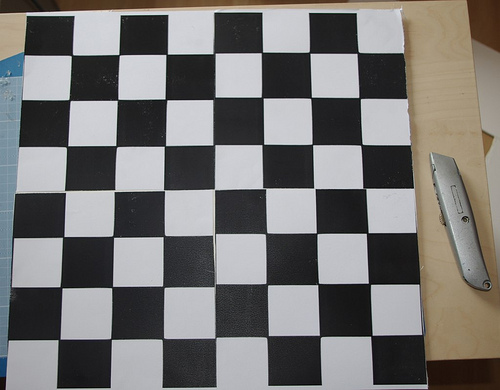
//> input picture RealBoardExample.jpg, 500 x 390 px
$ ./main RealBoardExample.jpg CheckersTestImg.png   (built with g++ and OpenCV 4)
//> lines starting //> are read from the running program, lines starting //| are printed output that depends on the picture; after the words box and inside, x2 and y2 are one past the last pixel; in counts of white or black regions, pixels touching at a corner belong together
### PieceRecognition.cpp
/**
 * @file PieceRecognition.cpp
 * @author EMNEM
 * @brief
 * @version 0.1
 * @date 2022-10-02
 *
 * C++ implementation of piece_recognition.py
 */

#include <vector>
#include <iostream>
#include <opencv2/opencv.hpp>
#include "PieceRecognition.h"

//////////////////////////////// Cluster Definitions /////////////////////////////////////
Cluster::Cluster() {
    red = 0;
    blue = 0;
    yellow = 0;
    isBlue = false;
    isKing = false;
    isValid = false;
    xSum = 0;
    ySum = 0;
    x = 0;
    y = 0;
}

void Cluster::addPoint(Point& p) {
    // Add point to list and update sums
    points.push_back(p);
    xSum += p.x;
    ySum += p.y;
    // Check color and add to appropriate counter
    if(p.type == RED) {
        red += 1;
    }
    else if(p.type == BLUE) {
        blue += 1;
    }
    else {
        yellow += 1;
    }
}

bool Cluster::checkRange(Point& p1) {
    bool found = false;
    // Check for close points until one is found
    // BREAKS WHEN POINT IS FOUND
    for(Point& p2 : points) {
        // Check if points are same color or one is yellow
        if(p2.type == YELLOW || p1.type == YELLOW || p2.type == p1.type) {
            // Check distance
            int xDiff = p2.x - p1.x;
            int yDiff = p2.y - p1.y;
            if(xDiff*xDiff + yDiff*yDiff < CLUSTER_MAX_DISTANCE_SQUARE) {
                // Point is within range
                addPoint(p1);
                found = true;
                break;
            }
        }
    }
    // Return whether close point was found
    return found;
}

bool Cluster::finalize() {
    // Check total number of points
    int totalPoints = red + blue + yellow;
    if(totalPoints < CLUSTER_MIN_POINTS) {
        // Not enough points to be piece
        return false;
    }
    // Check color
    if(red > blue) {
        isBlue = false;
        if(red < CLUSTER_MIN_POINTS) {
            // Not enough red points to be piece
            return false;
        }
    }
    else {
        isBlue = true;
        if(blue < CLUSTER_MIN_POINTS) {
            // Not enough blue points to be piece
            return false;
        }
    }
    // Check for king
    if(yellow >= CLUSTER_KING_MIN_POINTS) {
        isKing = true;
    }
    else {
        isKing = false;
    }
    // Calculate center
    x = xSum / totalPoints;
    y = ySum / totalPoints;
    isValid = true;
    return true;
}

//////////////////////////////// ImageState Definitions /////////////////////////////////////
// [39 lines left out: functions countRedKingsOnBoard, countBlueKingsOnBoard, countRedKingsOffBoard, countBlueKingsOffBoard, not called in this run]

bool ImageState::generateBoardstate(cv::Mat& img) {
    // Get points
    std::vector<std::vector<Point>> points;
    getPointsInImage(img, points);
    std::vector<Point> bluePoints = points.back();
    points.pop_back();
    std::vector<Point> redPoints = points.back();
    points.pop_back();
    // Clusterize
    std::vector<Cluster> blueClusters;
    clusterize(bluePoints, true, blueClusters);
    std::vector<Cluster> redClusters;
    clusterize(redPoints, false, redClusters);
    bool valid = generateBoardState(redClusters, blueClusters);
    isValidState = valid;
    // check if the move was legal here
    bool wasLegalMove = true;
    if(valid && wasLegalMove) {
        lastValidBoardState = boardState;
        return true;
    }
    else {
        return false;
    }
}

bool ImageState::generateBoardState(std::vector<Cluster>& redClusters, std::vector<Cluster>& blueClusters) {
    bool success = true;
    // Red Pieces
    for(Cluster& c : redClusters) {
        CheckersPiece cp;
        cp.isBlue = false;
        cp.isKing = c.isKing;
        cp.x = c.x;
        cp.y = c.y;
        cp.onBoard = edgeX[0] < cp.x && cp.x < edgeX[1] && edgeY[0] < cp.y && cp.y < edgeY[1];
        if(cp.onBoard)
            redPiecesOnBoard.push_back(cp);
        else
            redPiecesOffBoard.push_back(cp);
    }
    // Blue Pieces
    for(Cluster& c : blueClusters) {
        CheckersPiece cp;
        cp.isBlue = true;
        cp.isKing = c.isKing;
        cp.x = c.x;
        cp.y = c.y;
        cp.onBoard = edgeX[0] < cp.x && cp.x < edgeX[1] && edgeY[0] < cp.y && cp.y < edgeY[1];
        if(cp.onBoard)
            bluePiecesOnBoard.push_back(cp);
        else
            bluePiecesOffBoard.push_back(cp);
    }
    // Check positions on board
    char pos[8][8];
    for(int i = 0; i < 8; i++) {
        for(int j = 0; j < 8; j++) {
            pos[i][j] = '.';
        }
    }
    for(CheckersPiece& p : redPiecesOnBoard) {
        std::cout << p.x << ", " << p.y << "\n";
        cv::Point2i coord = getBoardPos(p);
        if(coord.x == -1) {
            // Invaloid coordinate
            success = false;
        }
        else if(pos[coord.x][coord.y] == '.') {
            if(p.isKing) {
                pos[coord.x][coord.y] = 'R';
            }
            else {
                pos[coord.x][coord.y] = 'r';
            }
        }
        else {
            // Two pieces on same spot
            success = false;
        }
    }
    for(CheckersPiece& p : bluePiecesOnBoard) {
        cv::Point2i coord = getBoardPos(p);
        if(coord.x == -1) {
            // Invalid coordinate
            success = false;
        }
        if(pos[coord.x][coord.y] == '.') {
            if(p.isKing) {
                pos[coord.x][coord.y] = 'B';
            }
            else {
                pos[coord.x][coord.y] = 'b';
            }
        }
        else {
            // Two pieces on same spot
            success = false;
        }
    }
    // update boardsate string
    for(int i = 0; i < 8; i++) {
        for(int j = 0; j < 8; j++) {
            boardState = boardState + pos[i][j];
        }
        boardState = boardState + "\n";
    }
    return success;
}

bool ImageState::alignCamera(cv::Mat& img) {
    int cornerWidth = 7;
    int cornerHeight = 7;
    cv::Size boardSize(cornerWidth, cornerHeight);
    std::vector<cv::Point2f> corners;
    bool found = cv::findChessboardCorners(img, boardSize, corners, cv::CALIB_CB_ADAPTIVE_THRESH + cv::CALIB_CB_FAST_CHECK);
    if(!found) {
        // Could not find checkers board
        std::cout << "Did not find grid\n";
        return false;
    }
    // [21 lines of commented-out code are left out]
    float widthSum = 0;
    float heightSum = 0;
    float topSum = 0;
    float botSum = 0;
    float leftSum = 0;
    float rightSum = 0;
    for(int i = 0; i < boardSize.area(); i++) {
        // Check if corner is not on the right end
        if(i % 7 != 6) {
            widthSum += corners[i+1].x - corners[i].x;
        }
        else {
            rightSum += corners[i].x;
        }
        // Check if corner is on the left
        if(i % cornerWidth == 0) {
            leftSum += corners[i].x;
        }
        // Check if corner is not on the bottom
        if(i < boardSize.area() - cornerWidth) {
            heightSum += corners[i+cornerWidth].y - corners[i].y;
        }
        else {
            botSum += corners[i].y;
        }
        // Check if corner is on the top
        if(i < cornerWidth) {
            topSum += corners[i].y;
        }
    }
    // The number of heights and widths is 1 less than the number of corners found per edge
    float avgWidth = widthSum / 42;
    float avgHeight = heightSum / 42;
    avgSquareHeight = (int)avgWidth;
    avgSquareWidth = (int)avgHeight;
    // Extrapolate out to board edges, x and y from coordinates to board are switched
    edgeY[0] = (int)(leftSum / cornerHeight - avgWidth);
    edgeY[1] = (int)(rightSum / cornerHeight + avgWidth);
    edgeX[0] = (int)(topSum / cornerWidth - avgHeight);
    edgeX[1] = (int)(botSum / cornerWidth + avgHeight);
    return true;
}

// [22 lines left out: function getBoardPos, not called in this run]

//////////////////////////////// Global Method Definitions //////////////////////////////////
void getPointsInImage(cv::Mat& img, std::vector<std::vector<Point>>& pointsList) {
    // Split RGB channels
    cv::Mat bgr[3];
    cv::split(img, bgr);
    cv::Mat blueChannel, greenChannel, redChannel;
    bgr[0].convertTo(blueChannel, CV_32SC1);
    bgr[1].convertTo(greenChannel, CV_32SC1);
    bgr[2].convertTo(redChannel, CV_32SC1);
    // Filter
    cv::Mat blueFilter = blueChannel - redChannel - greenChannel;
    cv::Mat redFilter = redChannel - blueChannel - greenChannel;
    cv::Mat yellowFilter = 0.5 * (redChannel + greenChannel) - 2*blueChannel;
    // Find points
    int kernelSize = KERNEL_SIZE;
    int kernelArea = kernelSize * kernelSize;
    double filterCutoff = 160 * kernelArea;
    std::vector<Point> bluePoints;
    std::vector<Point> redPoints;
    for(int i = 0; i < 1088; i += kernelSize) {
        for(int j = 0; j < 1920; j += kernelSize) {
            cv::Mat blueSquare = blueFilter(cv::Rect(j, i, kernelSize, kernelSize));
            cv::Mat redSquare = redFilter(cv::Rect(j, i, kernelSize, kernelSize));
            cv::Mat yellowSquare = yellowFilter(cv::Rect(j, i, kernelSize, kernelSize));
            // Check for blue
            if(cv::sum(blueSquare)[0] > filterCutoff) {
                Point p;
                p.x = i + kernelSize/2;
                p.y = j + kernelSize/2;
                p.type = BLUE;
                bluePoints.push_back(p);
            }
            // Check for red
            else if(cv::sum(redSquare)[0] > filterCutoff) {
                Point p;
                p.x = i + kernelSize/2;
                p.y = j + kernelSize/2;
                p.type = RED;
                redPoints.push_back(p);
            }
            // Check for yellow
            else if(cv::sum(yellowSquare)[0] > filterCutoff) {
                Point p;
                p.x = i + kernelSize/2;
                p.y = j + kernelSize/2;
                p.type = YELLOW;
                bluePoints.push_back(p);
                redPoints.push_back(p);
            }
        }
    }
    // Add to vector and return
    pointsList.push_back(redPoints);
    pointsList.push_back(bluePoints);
    return;
}

void clusterize(std::vector<Point>& pList, bool isBlue, std::vector<Cluster>& finalClusters) {
    std::vector<Cluster> clusters;
    for(Point& p : pList) {
        // Go through all clusters and stop after finding one
        bool found = false;
        for(Cluster& c : clusters) {
            if(c.checkRange(p)) {
                c.addPoint(p);
                found = true;
                break;
            }
        }
        if(!found) {
            Cluster newCluster;
            newCluster.addPoint(p);
            clusters.push_back(newCluster);
        }
    }
    // Finish cluster calculation
    for(Cluster& c : clusters) {
        c.finalize();
        if(c.isValid && c.isBlue == isBlue) {
            finalClusters.push_back(c);
        }
    }
    return;
}

### main.cpp
/**
 * @file main.cpp
 * @author EMNEM
 * @brief
 * @version 0.1
 * @date 2022-10-02
 *
 * Tests Piece Recognition files
 */

#include <iostream>
#include <fstream>
#include <vector>
#include <opencv2/opencv.hpp>
#include "PieceRecognition.h"

// [62 lines left out: functions testClusterizing, testBoardAligner, not called in this run]

int testBoardString(int argc, char** argv) {
//> called with argc = 3
    // Check arguments
    if(argc != 3) {
        std::cout << "Must use exactly 2 arguments, the align file path and the image file path\n";
        return 0;
    }
    // Read images
    std::string alignFilename = argv[1];
    std::string stateFilename = argv[2];
    cv::Mat alignImg = cv::imread(alignFilename);
//> alignImg is the input picture: 390 rows x 500 cols, CV_8UC3; mean B, G, R 115.5, 117, 118.8
    if(alignImg.empty()) {
        std::cout << "Could not read file: " << alignFilename << "\n";
        return 0;
    }
    cv::Mat stateImg = cv::imread(stateFilename);
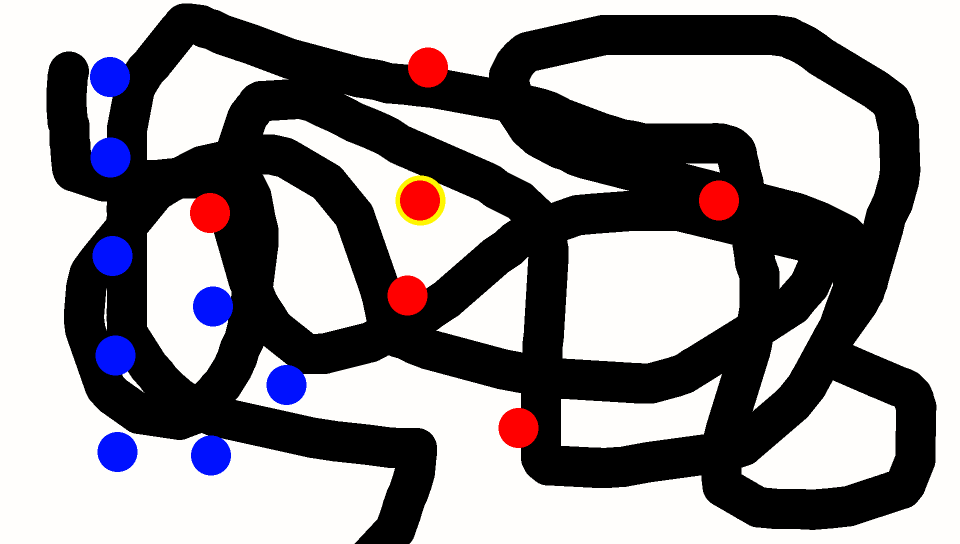
//> input picture CheckersTestImg.png, 1920 x 1088 px (shown at 1/2 size)
//> stateImg is the input picture: 1088 rows x 1920 cols, CV_8UC3; mean B, G, R 140.3, 137.2, 141.1
    if(stateImg.empty()) {
        std::cout << "Could not read file: " << stateFilename << "\n";
        return 0;
    }
    // Align board
    ImageState boardState;
    boardState.alignCamera(alignImg);
//> in alignCamera, `bool found = cv::findChessboardCorners(img, boardSize, corners, cv::CA..`: corners = 49 Points (x, y), first 12: [58.89, 339.5], [61.6, 287.8], [63.22, 236.9], [64.97, 191.5], [66.31, 147.1], [69.18, 99.74], [72.16, 55.04], [110.9, 338.8], [112, 287.3], [112.6, 236.2], [114.5, 190.7], [116.6, 146.5]; found = true
//> the loop in alignCamera, `for(int i = 0; i < boardSize.area(); i++)` made 49 passes
//> (widthSum, leftSum, heightSum, topSum) on pass 1: (2.72, 58.89, -0.685, 339.5)
//> after the loop in alignCamera, `for(int i = 0; i < boardSize.area(); i++)`: widthSum = -4.76; rightSum = 1501.2; leftSum = 1506; heightSum = -23.62; botSum = 1334; topSum = 1357.6
//> in alignCamera, `float avgWidth = widthSum / 42;`: avgWidth = -0.113
//> in alignCamera, `float avgHeight = heightSum / 42;`: avgHeight = -0.562
//> in alignCamera, `avgSquareHeight = (int)avgWidth;`: avgSquareHeight = 0
//> in alignCamera, `edgeY[0] = (int)(leftSum / cornerHeight - avgWidth);`: edgeY = [215, 0]
//> in alignCamera, `edgeY[1] = (int)(rightSum / cornerHeight + avgWidth);`: edgeY = [215, 214]
//> in alignCamera, `edgeX[0] = (int)(topSum / cornerWidth - avgHeight);`: edgeX = [194, 0]
//> in alignCamera, `edgeX[1] = (int)(botSum / cornerWidth + avgHeight);`: edgeX = [194, 190]
    // Get board state
    bool yay = boardState.generateBoardstate(stateImg);
//> in getPointsInImage, `cv::split(img, bgr);`:
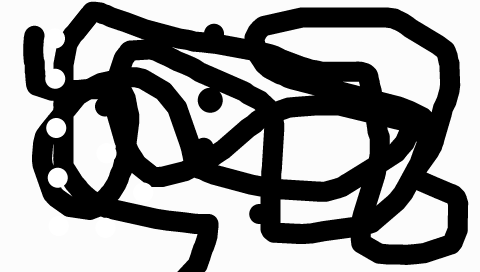
//> bgr[0]: 1088 rows x 1920 cols, CV_8UC1 (shown at 1/4 size); min 0, max 255, mean 140.3
//> in getPointsInImage, `cv::split(img, bgr);`:
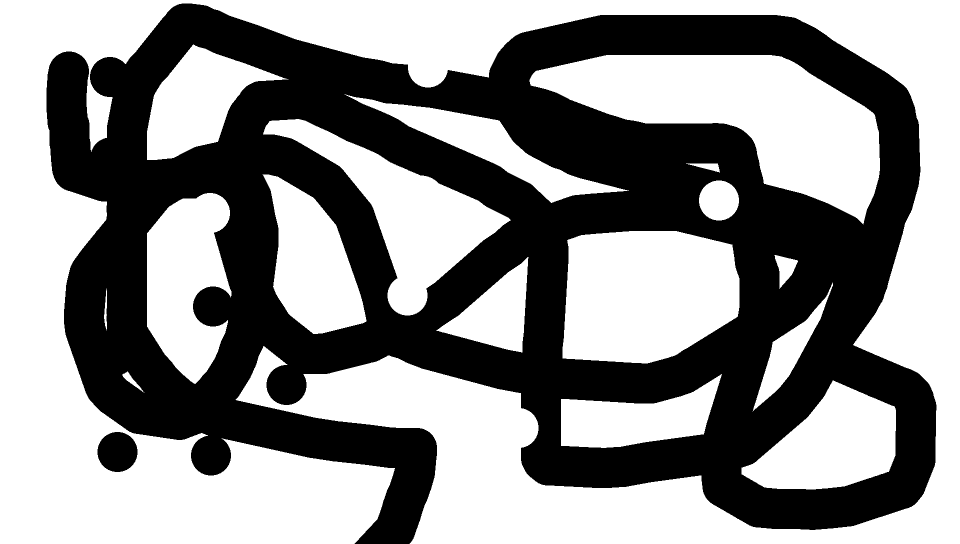
//> bgr[2]: 1088 rows x 1920 cols, CV_8UC1 (shown at 1/2 size); 55.3% white; 2 black regions, box (x1, y1, x2, y2) and area: (93, 7, 1873, 1088) 928357, (195, 864, 275, 944) 5027
//> in getPointsInImage, `bgr[0].convertTo(blueChannel, CV_32SC1);`:
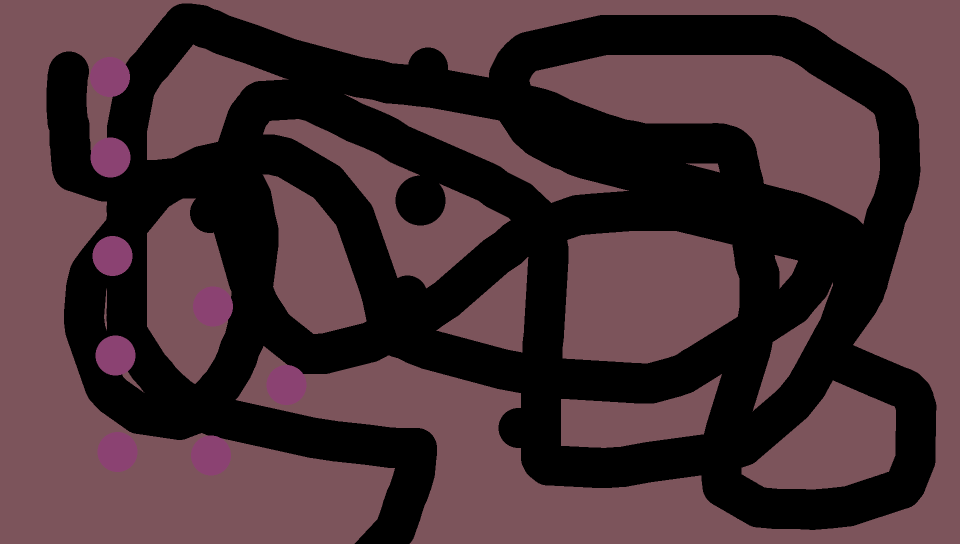
//> blueChannel: 1088 rows x 1920 cols, CV_32SC1 (shown at 1/2 size); 3 distinct labels, from 0 to 255; one colour per label, 0 black
//> in getPointsInImage, `bgr[1].convertTo(greenChannel, CV_32SC1);`:
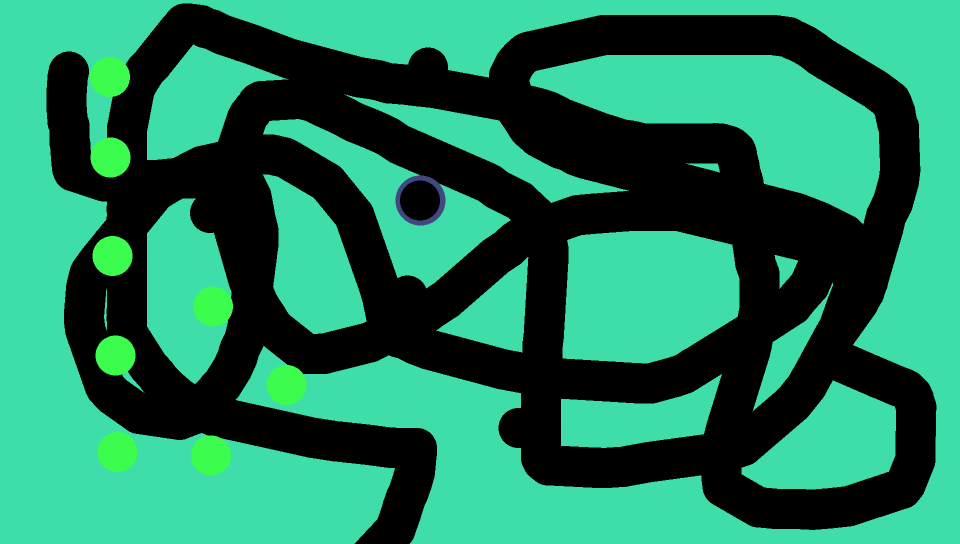
//> greenChannel: 1088 rows x 1920 cols, CV_32SC1 (shown at 1/2 size); 4 distinct labels, from 0 to 254; one colour per label, 0 black
//> in getPointsInImage, `cv::Mat redFilter = redChannel - blueChannel - greenChannel;`:
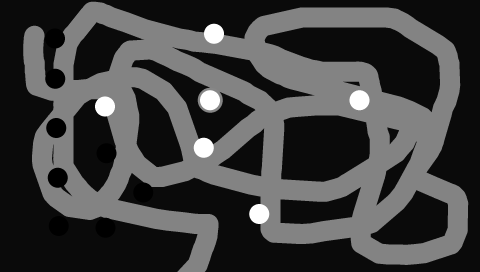
//> redFilter: 1088 rows x 1920 cols, CV_32SC1 (shown at 1/4 size); min -272, max 255, mean -136.4; drawn with min black and max white
//> in getPointsInImage, `cv::Mat yellowFilter = 0.5 * (redChannel + greenChannel) - 2*blueChann..`:
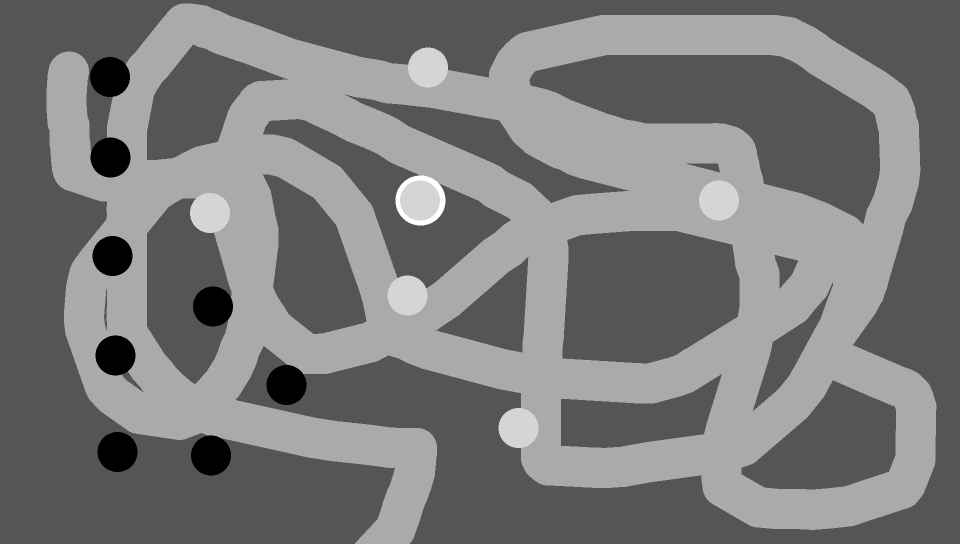
//> yellowFilter: 1088 rows x 1920 cols, CV_32SC1 (shown at 1/2 size); min -502, max 250, mean -141.8; drawn with min black and max white
//> after the loop in getPointsInImage, `for(int i = 0; i < 1088; i += kernelSize)`: bluePoints = 602 items; redPoints = 486 items
//> in getPointsInImage, `pointsList.push_back(redPoints);`: pointsList = 1 item
//> in getPointsInImage, `pointsList.push_back(bluePoints);`: pointsList = 2 items
//> in generateBoardstate, `std::vector<Point> bluePoints = points.back();`: bluePoints = 602 items
//> in generateBoardstate, `points.pop_back();`: points = 1 item
//> in generateBoardstate, `std::vector<Point> redPoints = points.back();`: redPoints = 486 items
//> in generateBoardstate, `points.pop_back();`: points = 0 items
//> the loop in clusterize, `for(Point& p : pList)` made 602 passes
//> the loop in clusterize, `for(Cluster& c : clusters)` made 9 passes
//> (totalPoints in finalize, x in finalize, y in finalize) on passes 1, 2, 4, 5, 6, 7, 8, 9: (135, 155, 220), (141, 315, 220), (147, 512, 225), (135, 612, 427), (145, 710, 230), (137, 770, 573), (143, 904, 235), (139, 910, 421)
//> in generateBoardstate, `clusterize(bluePoints, true, blueClusters);`: blueClusters = 8 items
//> the loop in clusterize (call 2), `for(Point& p : pList)` made 486 passes
//> the loop in clusterize (call 2), `for(Cluster& c : clusters)` made 6 passes
//> (totalPoints in finalize, x in finalize, y in finalize) on passes 1 to 6: (147, 136, 856), (229, 400, 840), (149, 400, 1438), (149, 425, 420), (149, 591, 815), (143, 856, 1036)
//> in generateBoardstate, `clusterize(redPoints, false, redClusters);`: redClusters = 6 items
//> the loop in generateBoardState, `for(Cluster& c : redClusters)` made 6 passes
//> after the loop in generateBoardState, `for(Cluster& c : redClusters)`: redPiecesOnBoard = 0 items
//> the loop in generateBoardState, `for(Cluster& c : blueClusters)` made 8 passes
//> in generateBoardstate, `bool valid = generateBoardState(redClusters, blueClusters);`: valid = true
//> yay = true
    if(yay) {
        std::cout << "Successfully imaged board: \n";
        std::cout << boardState.boardState << "\n";
    }
    else {
        std::cout << "Detected inavlid board\n";
    }
    std::cout << "Board left and right side: " << boardState.edgeX[0] << ", " << boardState.edgeX[1] << "\n";
//| Board left and right side: 194, 190
    std::cout << "Board top and bottom side: " << boardState.edgeY[0] << ", " << boardState.edgeY[1] << "\n";
//| Board top and bottom side: 215, 214
    std::cout << "Average Square Size (widthxheight): " << boardState.avgSquareWidth << " x ";
//| Average Square Size (widthxheight): 0 x
    std::cout << boardState.avgSquareHeight << "\n";
//| 0
    std::cout << "Red Pieces: " << boardState.redPiecesOnBoard.size() << "\n";
//| Red Pieces: 0
    std::cout << "Blue Pieces: " << boardState.bluePiecesOnBoard.size() << "\n";
//| Blue Pieces: 0
    return 0;
}

int main(int argc, char** argv) {
    //return testBoardAligner(argc, argv);
    //return testClusterizing(argc, argv);
    return testBoardString(argc, argv);
}
